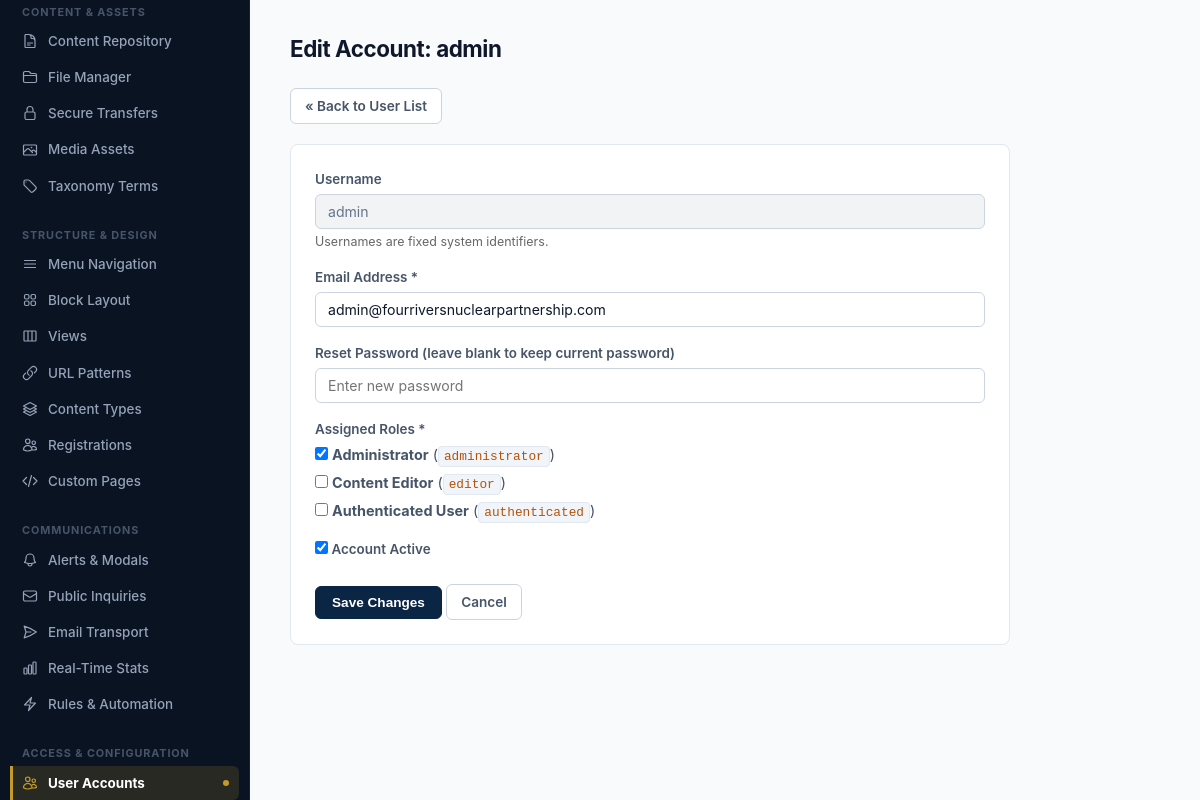
/admin/user_edit.php?id=1 (signed in), run on the app's committed database.
### tables this page shows
CREATE TABLE `users` (
    `id` INT UNSIGNED AUTO_INCREMENT PRIMARY KEY,
    `username` VARCHAR(60) NOT NULL UNIQUE,
    `email` VARCHAR(254) NOT NULL UNIQUE,
    `password_hash` VARCHAR(255) NOT NULL,
    `status` TINYINT(1) NOT NULL DEFAULT 1,
    `created_at` DATETIME NOT NULL DEFAULT CURRENT_TIMESTAMP
);

CREATE TABLE `roles` (
    `id` INT UNSIGNED AUTO_INCREMENT PRIMARY KEY,
    `machine_name` VARCHAR(32) NOT NULL UNIQUE,
    `label` VARCHAR(64) NOT NULL
);

### includes/auth.php (called while the page is built, shortened)
<?php
if (!function_exists('base_path')) {
    function base_path(string $path = ''): string {
        static $base = null;
        if ($base === null) {
            $script = str_replace('\\', '/', $_SERVER['SCRIPT_NAME'] ?? '');
            if (preg_match('#^(.*?)/(admin|api|includes|custom_pages)/#', $script, $matches)) {
                $base = rtrim($matches[1], '/');
            } else {
                $dir = dirname($script);
                $base = ($dir === '/' || $dir === '\\' || $dir === '.') ? '' : rtrim($dir, '/');
            }
        }
        $clean = ltrim($path, '/');
        if ($clean === '' || $clean === 'home') {
            return $base !== '' ? $base : '/';
        }
        return ($base !== '' ? $base : '') . '/' . $clean;
    }
}

### admin/user_edit.php (the view, shortened to what this page needs)
<?php
require_once __DIR__ . '/../includes/auth.php';
$db = get_db();
$user_id = (int)($_GET['id'] ?? 0);
$stmt = $db->prepare('SELECT * FROM users WHERE id = :id LIMIT 1');
$stmt->execute(['id' => $user_id]);
$target_user = $stmt->fetch();
$user_roles_stmt = $db->prepare('SELECT role_id FROM user_roles WHERE user_id = :uid');
$user_roles_stmt->execute(['uid' => $user_id]);
$current_role_ids = $user_roles_stmt->fetchAll(PDO::FETCH_COLUMN);
$all_roles = $db->query('SELECT * FROM roles ORDER BY id ASC')->fetchAll();
?>
<!DOCTYPE html>
<html>
<head>
    <link rel="stylesheet" href="<?= base_path('assets/css/admin.css') ?>">
</head>
<body>
    <div class="admin-wrapper">
        <?php require __DIR__ . '/nav.php'; ?>
        <main class="admin-main" style="max-width: 800px;">
            <h1>Edit Account: <?= htmlspecialchars($target_user['username']) ?></h1>
            <p style="margin-bottom: 20px;"><a href="<?= base_path('admin/users.php') ?>" class="btn-secondary">&laquo; Back to User List</a></p>
            <form method="POST" class="card">
                <div class="form-row">
                    <label>Username</label>
                    <input type="text" value="<?= htmlspecialchars($target_user['username']) ?>" disabled style="background: #f1f3f5; cursor: not-allowed;">
                    <small style="color: #666;">Usernames are fixed system identifiers.</small>
                </div>
                <div class="form-row">
                    <label>Email Address *</label>
                    <input type="email" name="email" value="<?= htmlspecialchars($target_user['email']) ?>" required>
                </div>
                <div class="form-row">
                    <label>Reset Password (leave blank to keep current password)</label>
                    <input type="password" name="new_password" placeholder="Enter new password">
                </div>
                <div class="form-row">
                    <label>Assigned Roles *</label>
                    <?php foreach ($all_roles as $r): ?>
                        <label style="display: block; font-weight: normal; margin-bottom: 6px; font-size: 0.9rem;">
                            <input type="checkbox" name="roles[]" value="<?= $r['id'] ?>" <?= in_array($r['id'], $current_role_ids) ? 'checked' : '' ?>>
                            <strong><?= htmlspecialchars($r['label']) ?></strong> (<code><?= htmlspecialchars($r['machine_name']) ?></code>)
                        </label>
                    <?php endforeach; ?>
                </div>
                <div class="form-row">
                    <label>
                        <input type="checkbox" name="status" value="1" <?= $target_user['status'] ? 'checked' : '' ?>>
                        Account Active
                    </label>
                </div>
                <div class="form-actions" style="margin-top: 25px;">
                    <button type="submit" class="btn-primary">Save Changes</button>
                    <a href="<?= base_path('admin/users.php') ?>" class="btn-secondary">Cancel</a>
                </div>
            </form>
        </main>
    </div>
</body>
</html>

### assets/css/admin.css (style rules this page uses)
:root { --bg-app: #f8fafc; --bg-surface: #ffffff; --bg-surface-subtle: #f1f5f9; --bg-surface-hover: #e2e8f0; --border-color: #e2e8f0; --border-strong: #cbd5e1; --text-primary: #0f172a; --text-secondary: #475569; --text-muted: #64748b; --text-inverse: #ffffff; --primary-color: #0b2545; --primary-hover: #133b6d; --accent-gold: #c59b27; --danger-bg: #fef2f2; --danger-border: #fecaca; --danger-text: #991b1b; --danger-solid: #dc2626; --success-bg: #ecfdf5; --success-border: #a7f3d0; --success-text: #065f46; --warning-bg: #fffbeb; --warning-border: #fde68a; --warning-text: #92400e; --info-bg: #eff6ff; --info-border: #bfdbfe; --info-text: #1e40af; --sidebar-width: 250px; --radius-sm: 4px; --radius-md: 6px; --radius-lg: 8px; --font-sans: -apple-system, BlinkMacSystemFont, "Inter", "Segoe UI", Roboto, "Helvetica Neue", Arial, sans-serif; --font-mono: ui-monospace, SFMono-Regular, Menlo, Monaco, Consolas, "Liberation Mono", monospace; }
*, *::before, *::after { box-sizing: border-box; margin: 0; padding: 0; }
body { background-color: var(--bg-app); color: var(--text-primary); font-family: var(--font-sans); font-size: 0.9375rem; line-height: 1.5; -webkit-font-smoothing: antialiased; }
.admin-wrapper { display: flex; min-height: 100vh; width: 100%; }
.admin-main { flex: 1; min-width: 0; max-width: 1300px; width: 100%; padding: 32px 40px; background: var(--bg-app); }
h1 { font-size: 1.4rem; font-weight: 700; color: var(--text-primary); letter-spacing: -0.02em; margin-bottom: 22px; }
code { font-family: var(--font-mono); font-size: 0.8rem; background: var(--bg-surface-subtle); border: 1px solid var(--border-color); padding: 2px 5px; border-radius: var(--radius-sm); color: #b45309; }
.form-row { margin-bottom: 16px; }
.form-row label { display: block; font-size: 0.84rem; font-weight: 600; color: var(--text-secondary); margin-bottom: 5px; }
.form-row input[type="text"], .form-row input[type="email"], .form-row input[type="password"], .form-row input[type="date"], .form-row input[type="datetime-local"], .form-row input[type="number"], .form-row input[type="url"], .form-row select, .form-row textarea { width: 100%; padding: 8px 12px; border: 1px solid var(--border-strong); border-radius: var(--radius-md); background: #ffffff; color: var(--text-primary); font-size: 0.88rem; font-family: inherit; transition: border-color 0.15s ease, box-shadow 0.15s ease; }
.form-row input:disabled, .form-row select:disabled, .form-row textarea:disabled { background: var(--bg-surface-subtle); color: var(--text-muted); cursor: not-allowed; }
.form-row small { display: block; color: var(--text-muted); font-size: 0.78rem; margin-top: 4px; line-height: 1.4; }
.btn-primary { display: inline-flex; align-items: center; justify-content: center; background: var(--primary-color); color: #ffffff !important; border: 1px solid var(--primary-color); padding: 8px 16px; border-radius: var(--radius-md); font-size: 0.85rem; font-weight: 600; text-decoration: none; cursor: pointer; transition: all 0.15s ease; }
.btn-secondary { display: inline-flex; align-items: center; justify-content: center; background: var(--bg-surface); color: var(--text-secondary) !important; border: 1px solid var(--border-strong); padding: 7px 14px; border-radius: var(--radius-md); font-size: 0.85rem; font-weight: 600; text-decoration: none; cursor: pointer; transition: all 0.15s ease; }
.card { background: var(--bg-surface); border: 1px solid var(--border-color); border-radius: var(--radius-lg); padding: 24px; margin-bottom: 24px; box-shadow: none; }

### data on the page
users: username "admin", email "admin@fourriversnuclearpartnership.com", status "☑"
roles: id "☑", label "Administrator", machine_name "administrator"
roles: label "Content Editor", machine_name "editor"
roles: label "Authenticated User", machine_name "authenticated"

### other printed values
$group_label "CONTENT & ASSETS"
$item['title'] "Content Repository"
$item['title'] "File Manager"
$item['title'] "Secure Transfers"
$item['title'] "Media Assets"
$item['title'] "Taxonomy Terms"
$group_label "STRUCTURE & DESIGN"
$item['title'] "Menu Navigation"
$item['title'] "Block Layout"
$item['title'] "Views"
$item['title'] "URL Patterns"
$item['title'] "Content Types"
$item['title'] "Registrations"
$item['title'] "Custom Pages"
$group_label "COMMUNICATIONS"
